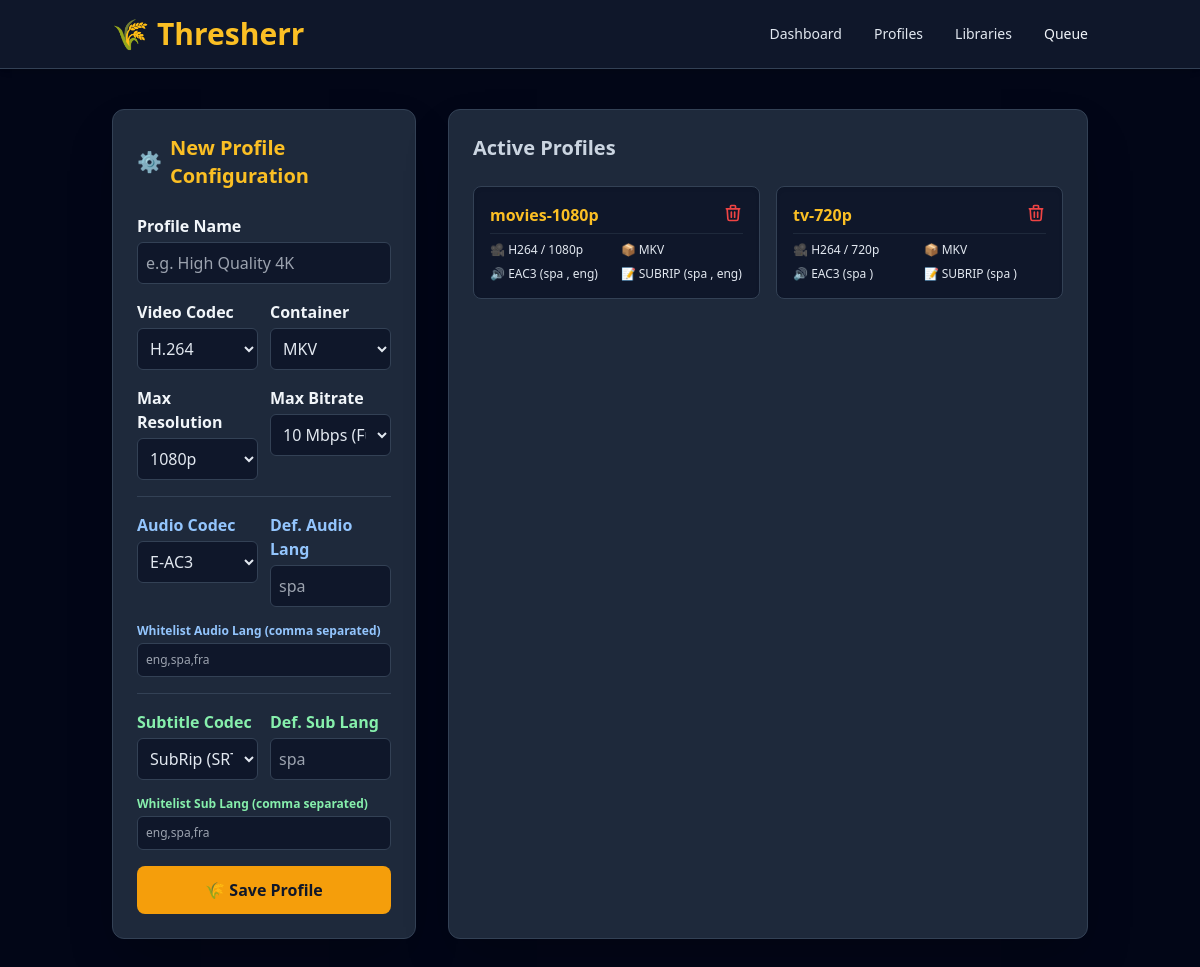
The app's page /profiles, older data.
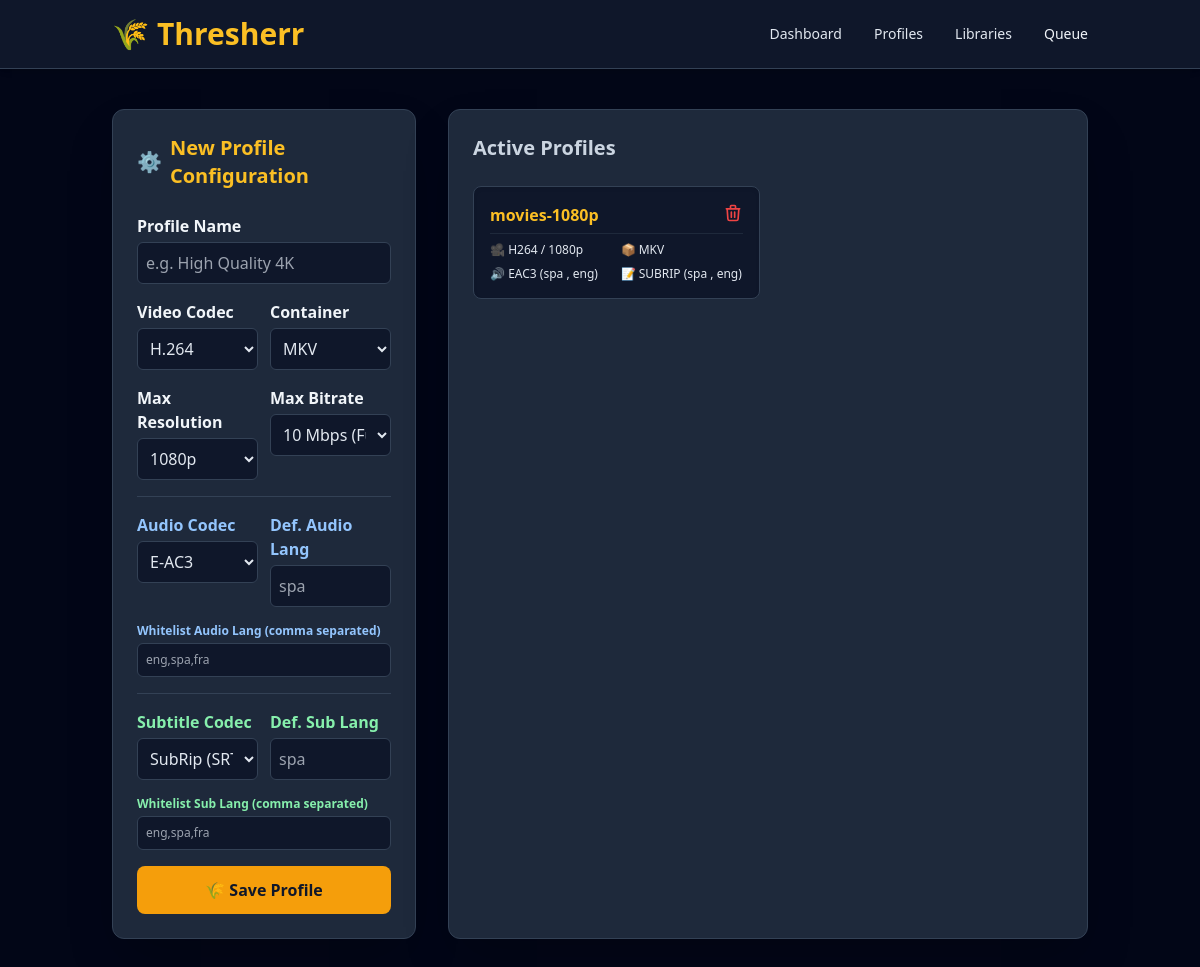
The same page, newer data.
### models.py (models this page shows)
class Profile(Base):
    __tablename__ = "profiles"
    id = Column(Integer, primary_key=True, index=True)
    name = Column(String, nullable=False)
    video_codec = Column(String, nullable=False)
    container = Column(String, nullable=False)
    video_max_res = Column(Integer, nullable=False)
    video_max_bitrate = Column(Integer, nullable=False)
    audio_codec = Column(String, nullable=False)
    audio_def_language = Column(String, nullable=True)
    audio_languages = Column(String, nullable=True)  # comma-separated whitelist
    subtitle_codec = Column(String, nullable=False)
    subtitle_def_language = Column(String, nullable=True)
    subtitle_languages = Column(String, nullable=True)  # comma-separated whitelist
    libraries = relationship(
        "Library",
        back_populates="profile",
        cascade="all, delete-orphan"
    )

### main.py (the view)
@app.get("/profiles", response_class=HTMLResponse)
async def get_profiles(request: Request, db: Session = Depends(get_db)):
    profiles = db.query(models.Profile).all()
    return templates.TemplateResponse(
        request=request,
        name="profiles.html",
        context={"profiles": profiles}
    )

### templates/profiles.html (shortened to what this page needs)
{% extends "base.html" %}
{% block content %}
<div class="grid grid-cols-1 lg:grid-cols-3 gap-8">
    <section class="lg:col-span-1 bg-slate-800 p-6 rounded-xl border border-slate-700 shadow-2xl">
        <h2 class="text-xl font-bold mb-6 text-amber-400 flex items-center">
            <span class="mr-2">⚙️</span> New Profile Configuration
        </h2>
        <form action="/profiles" method="POST" class="space-y-4">
            <div>
                <label class="block font-semibold mb-1">Profile Name</label>
                <input
                    type="text"
                    name="name"
                    placeholder="e.g. High Quality 4K"
                    required
                    class="w-full bg-slate-900 border border-slate-700 rounded-md p-2 focus:border-amber-500 outline-none text-slate-200"
                >
            </div>
            <div class="grid grid-cols-2 gap-3">
                <div>
                    <label class="block font-semibold mb-1">Video Codec</label>
                    <select name="video_codec" class="w-full bg-slate-900 border border-slate-700 rounded-md p-2 text-slate-200">
                        <option value="h264" selected>H.264</option>
                    </select>
                </div>
                <div>
                    <label class="block font-semibold mb-1">Container</label>
                    <select name="container" class="w-full bg-slate-900 border border-slate-700 rounded-md p-2 text-slate-200">
                        <option value="mkv" selected>MKV</option>
                    </select>
                </div>
            </div>
            <div class="grid grid-cols-2 gap-3">
                <div>
                    <label class="block font-semibold mb-1">Max Resolution</label>
                    <select name="video_max_res" class="w-full bg-slate-900 border border-slate-700 rounded-md p-2 text-slate-200">
                        <option value="1080" selected>1080p</option>
                    </select>
                </div>
                <div>
                    <label class="block font-semibold mb-1">Max Bitrate</label>
                    <select name="video_max_bitrate" class="w-full bg-slate-900 border border-slate-700 rounded-md p-2 text-slate-200">
                        <option value="10000" selected>10 Mbps (Full HD)</option>
                    </select>
                </div>
            </div>
            <hr class="border-slate-700 my-4">
            <div class="grid grid-cols-2 gap-3">
                <div>
                    <label class="block font-semibold mb-1 text-blue-300">Audio Codec</label>
                    <select name="audio_codec" class="w-full bg-slate-900 border border-slate-700 rounded-md p-2 text-slate-200">
                        <option value="eac3" selected>E-AC3</option>
                    </select>
                </div>
                <div>
                    <label class="block font-semibold mb-1 text-blue-300">Def. Audio Lang</label>
                    <input
                        type="text"
                        name="audio_def_language"
                        placeholder="spa"
                        class="w-full bg-slate-900 border border-slate-700 rounded-md p-2 text-slate-200"
                    >
                </div>
            </div>
            <div>
                <label class="block font-semibold mb-1 text-blue-300 text-xs">
                    Whitelist Audio Lang (comma separated)
                </label>
                <input
                    type="text"
                    name="audio_languages"
                    placeholder="eng,spa,fra"
                    class="w-full bg-slate-900 border border-slate-700 rounded-md p-2 text-xs text-slate-200"
                >
            </div>
            <hr class="border-slate-700 my-4">
            <div class="grid grid-cols-2 gap-3">
                <div>
                    <label class="block font-semibold mb-1 text-green-300">Subtitle Codec</label>
                    <select name="subtitle_codec" class="w-full bg-slate-900 border border-slate-700 rounded-md p-2 text-slate-200">
                        <option value="subrip" selected>SubRip (SRT)</option>
                    </select>
                </div>
                <div>
                    <label class="block font-semibold mb-1 text-green-300">Def. Sub Lang</label>
                    <input
                        type="text"
                        name="subtitle_def_language"
                        placeholder="spa"
                        class="w-full bg-slate-900 border border-slate-700 rounded-md p-2 text-slate-200"
                    >
                </div>
            </div>
            <div>
                <label class="block font-semibold mb-1 text-green-300 text-xs">
                    Whitelist Sub Lang (comma separated)
                </label>
                <input
                    type="text"
                    name="subtitle_languages"
                    placeholder="eng,spa,fra"
                    class="w-full bg-slate-900 border border-slate-700 rounded-md p-2 text-xs text-slate-200"
                >
            </div>
            <button
                type="submit"
                class="w-full bg-amber-500 hover:bg-amber-600 text-slate-900 font-bold py-3 rounded-lg transition-all transform active:scale-95 mt-4"
            >
                🌾 Save Profile
            </button>
        </form>
    </section>
    <section class="lg:col-span-2 bg-slate-800 p-6 rounded-xl border border-slate-700 shadow-2xl">
        <h2 class="text-xl font-bold mb-6 text-slate-300">Active Profiles</h2>
        <div id="profile-list" class="grid grid-cols-1 md:grid-cols-2 gap-4">
            {% for profile in profiles %}
                <div class="bg-slate-900 p-4 rounded-lg border border-slate-700 shadow-inner">
                    <div class="flex justify-between items-start mb-2 border-b border-slate-800 pb-1">
                        <h3 class="font-bold text-amber-400">{{ profile.name }}</h3>
                        <form
                            action="/profiles/{{ profile.id }}/delete"
                            method="POST"
                            onsubmit="return confirm('Delete profile? All related libraries will also be deleted.');"
                        >
                            <button type="submit" class="text-red-500 hover:text-red-400 transition-colors" title="Delete Profile">
                                <svg xmlns="http://www.w3.org/2000/svg" class="h-5 w-5" fill="none" viewBox="0 0 24 24" stroke="currentColor">
                                    <path stroke-linecap="round" stroke-linejoin="round" stroke-width="2"
                                          d="M19 7l-.867 12.142A2 2 0 0116.138 21H7.862a2 2 0 01-1.995-1.858L5 7
                                             m5 4v6m4-6v6m1-10V4a1 1 0 00-1-1h-4a1 1 0 00-1 1v3M4 7h16"/>
                                </svg>
                            </button>
                        </form>
                    </div>
                    <div class="grid grid-cols-2 gap-2 text-xs text-slate-400">
                        <p>🎥 <span class="text-slate-200">{{ profile.video_codec|upper }} / {{ profile.video_max_res }}p</span></p>
                        <p>📦 <span class="text-slate-200">{{ profile.container|upper }}</span></p>
                        <p>
                            🔊
                            <span class="text-slate-200">
                                {{ profile.audio_codec|upper }}
                                ({{ profile.audio_def_language or 'None' }}
                                {% if profile.audio_languages %}, {{ profile.audio_languages }}{% endif %})
                            </span>
                        </p>
                        <p>
                            📝
                            <span class="text-slate-200">
                                {{ profile.subtitle_codec|upper }}
                                ({{ profile.subtitle_def_language or 'None' }}
                                {% if profile.subtitle_languages %}, {{ profile.subtitle_languages }}{% endif %})
                            </span>
                        </p>
                    </div>
                </div>
            {% else %}
                <p id="empty-msg" class="text-slate-500 italic">
                    No profiles created yet.
                </p>
            {% endfor %}
        </div>
    </section>
</div>
{% endblock %}

### templates/base.html (shortened to what this page needs)
<!DOCTYPE html>
<html lang="en">
<head>
    <script src="https://cdn.tailwindcss.com"></script>
</head>
<body class="bg-slate-950 text-slate-100 min-h-screen font-sans">
    <header class="bg-slate-900 border-b border-slate-700 shadow-md">
        <div class="container mx-auto px-6 py-4 flex items-center justify-between">
            <div class="flex items-center space-x-2">
                <span class="text-3xl">🌾</span>
                <span class="text-3xl font-bold text-amber-400">Thresherr</span>
            </div>
            <nav class="flex items-center space-x-8 text-sm font-medium">
                <a href="/" class="text-slate-200 hover:text-amber-400 transition-colors">
                    Dashboard
                </a>
                <a href="/profiles" class="text-slate-200 hover:text-amber-400 transition-colors">
                    Profiles
                </a>
                <a href="/libraries" class="text-slate-200 hover:text-amber-400 transition-colors">
                    Libraries
                </a>
                <a href="/queue" class="hover:text-amber-400 transition-colors">
                    Queue
                </a>
            </nav>
        </div>
    </header>
    <main class="container mx-auto px-6 py-10">
        {% block content %}{% endblock %}
    </main>
</body>
</html>

Row changes from the older to the newer data that the page shows:
removed Profile: name "tv-720p", video_codec "H264", video_max_res "720", container "MKV", audio_codec "EAC3", audio_def_language "spa", subtitle_codec "SUBRIP", subtitle_def_language "spa"
